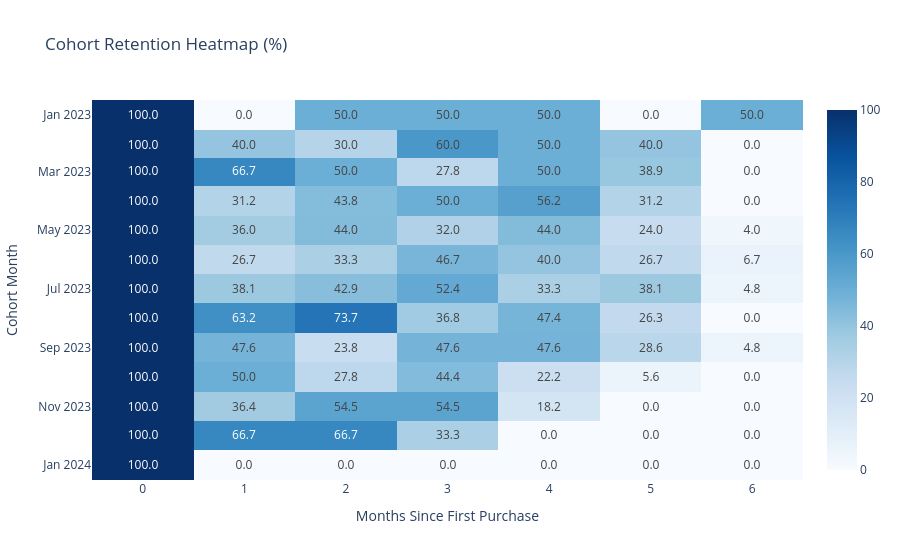

Notebook code for this chart:
### Code cell
# Convert the Period index and integer columns to strings
retention_display.index = retention_display.index.astype(str)
retention_display.columns = retention_display.columns.astype(str)

# Now plot
fig = px.imshow(
    retention_display, 
    text_auto='.1f', 
    aspect='auto', 
    color_continuous_scale='Blues', 
    title='Cohort Retention Heatmap (%)'
)
fig.update_layout(xaxis_title='Months Since First Purchase', yaxis_title='Cohort Month')
fig.show()

### Figure 1 — Plotly figure (JSON) as saved in the notebook; plotly's stock layout.template omitted (floating-point values rounded to 4 significant figures)
{"data": [{"coloraxis": "coloraxis", "hovertemplate": "cohort_index: %{x}<br>cohort_month: %{y}<br>color: %{z}<extra></extra>", "name": "0", "texttemplate": "%{z:.1f}", "type": "heatmap", "x": ["0", "1", "2", "3", "4", "5", "6"], "xaxis": "x", "y": ["2023-01", "2023-02", "2023-03", "2023-04", "2023-05", "2023-06", "2023-07", "2023-08", "2023-09", "2023-10", "2023-11", "2023-12", "2024-01"], "yaxis": "y", "z": [[100.0, 0.0, 50.0, 50.0, 50.0, 0.0, 50.0], [100.0, 40.0, 30.0, 60.0, 50.0, 40.0, 0.0], [100.0, 66.7, 50.0, 27.8, 50.0, 38.9, 0.0], [100.0, 31.2, 43.8, 50.0, 56.2, 31.2, 0.0], [100.0, 36.0, 44.0, 32.0, 44.0, 24.0, 4.0], [100.0, 26.7, 33.3, 46.7, 40.0, 26.7, 6.7], [100.0, 38.1, 42.9, 52.4, 33.3, 38.1, 4.8], [100.0, 63.2, 73.7, 36.8, 47.4, 26.3, 0.0], [100.0, 47.6, 23.8, 47.6, 47.6, 28.6, 4.8], [100.0, 50.0, 27.8, 44.4, 22.2, 5.6, 0.0], [100.0, 36.4, 54.5, 54.5, 18.2, 0.0, 0.0], [100.0, 66.7, 66.7, 33.3, 0.0, 0.0, 0.0], [100.0, 0.0, 0.0, 0.0, 0.0, 0.0, 0.0]]}], "layout": {"coloraxis": {"colorscale": [[0, "rgb(247,251,255)"], [0.125, "rgb(222,235,247)"], [0.25, "rgb(198,219,239)"], [0.375, "rgb(158,202,225)"], [0.5, "rgb(107,174,214)"], [0.625, "rgb(66,146,198)"], [0.75, "rgb(33,113,181)"], [0.875, "rgb(8,81,156)"], [1, "rgb(8,48,107)"]]}, "title": {"text": "Cohort Retention Heatmap (%)"}, "xaxis": {"anchor": "y", "domain": [0, 1], "title": {"text": "Months Since First Purchase"}}, "yaxis": {"anchor": "x", "autorange": "reversed", "domain": [0, 1], "title": {"text": "Cohort Month"}}}}
